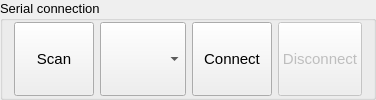
         <widget class="QGroupBox" name="groupBox">
          <property name="sizePolicy">
           <sizepolicy hsizetype="Preferred" vsizetype="Fixed">
            <horstretch>0</horstretch>
            <verstretch>0</verstretch>
           </sizepolicy>
          </property>
          <property name="minimumSize">
           <size>
            <width>250</width>
            <height>20</height>
           </size>
          </property>
          <property name="font">
           <font>
            <pointsize>10</pointsize>
           </font>
          </property>
          <property name="title">
           <string>Serial connection</string>
          </property>
          <layout class="QHBoxLayout" name="horizontalLayout_3">
           <property name="topMargin">
            <number>1</number>
           </property>
           <property name="bottomMargin">
            <number>1</number>
           </property>
           <item>
            <widget class="QPushButton" name="portScanButton">
             <property name="sizePolicy">
              <sizepolicy hsizetype="Minimum" vsizetype="Preferred">
               <horstretch>0</horstretch>
               <verstretch>0</verstretch>
              </sizepolicy>
             </property>
             <property name="minimumSize">
              <size>
               <width>0</width>
               <height>20</height>
              </size>
             </property>
             <property name="font">
              <font>
               <pointsize>11</pointsize>
              </font>
             </property>
             <property name="text">
              <string>Scan</string>
             </property>
            </widget>
           </item>
           <item>
            <widget class="QComboBox" name="portSelectorComboBox">
             <property name="sizePolicy">
              <sizepolicy hsizetype="Minimum" vsizetype="Preferred">
               <horstretch>0</horstretch>
               <verstretch>0</verstretch>
              </sizepolicy>
             </property>
             <property name="minimumSize">
              <size>
               <width>0</width>
               <height>20</height>
              </size>
             </property>
             <property name="font">
              <font>
               <pointsize>11</pointsize>
              </font>
             </property>
            </widget>
           </item>
           <item>
            <widget class="QPushButton" name="portConnectButton">
             <property name="sizePolicy">
              <sizepolicy hsizetype="Minimum" vsizetype="Preferred">
               <horstretch>0</horstretch>
               <verstretch>0</verstretch>
              </sizepolicy>
             </property>
             <property name="minimumSize">
              <size>
               <width>0</width>
               <height>20</height>
              </size>
             </property>
             <property name="font">
              <font>
               <pointsize>11</pointsize>
              </font>
             </property>
             <property name="text">
              <string>Connect</string>
             </property>
            </widget>
           </item>
           <item>
            <widget class="QPushButton" name="portDisconnectButton">
             <property name="enabled">
              <bool>false</bool>
             </property>
             <property name="sizePolicy">
              <sizepolicy hsizetype="Minimum" vsizetype="Preferred">
               <horstretch>0</horstretch>
               <verstretch>0</verstretch>
              </sizepolicy>
             </property>
             <property name="minimumSize">
              <size>
               <width>0</width>
               <height>20</height>
              </size>
             </property>
             <property name="font">
              <font>
               <pointsize>11</pointsize>
              </font>
             </property>
             <property name="text">
              <string>Disconnect</string>
             </property>
            </widget>
           </item>
          </layout>
         </widget>
